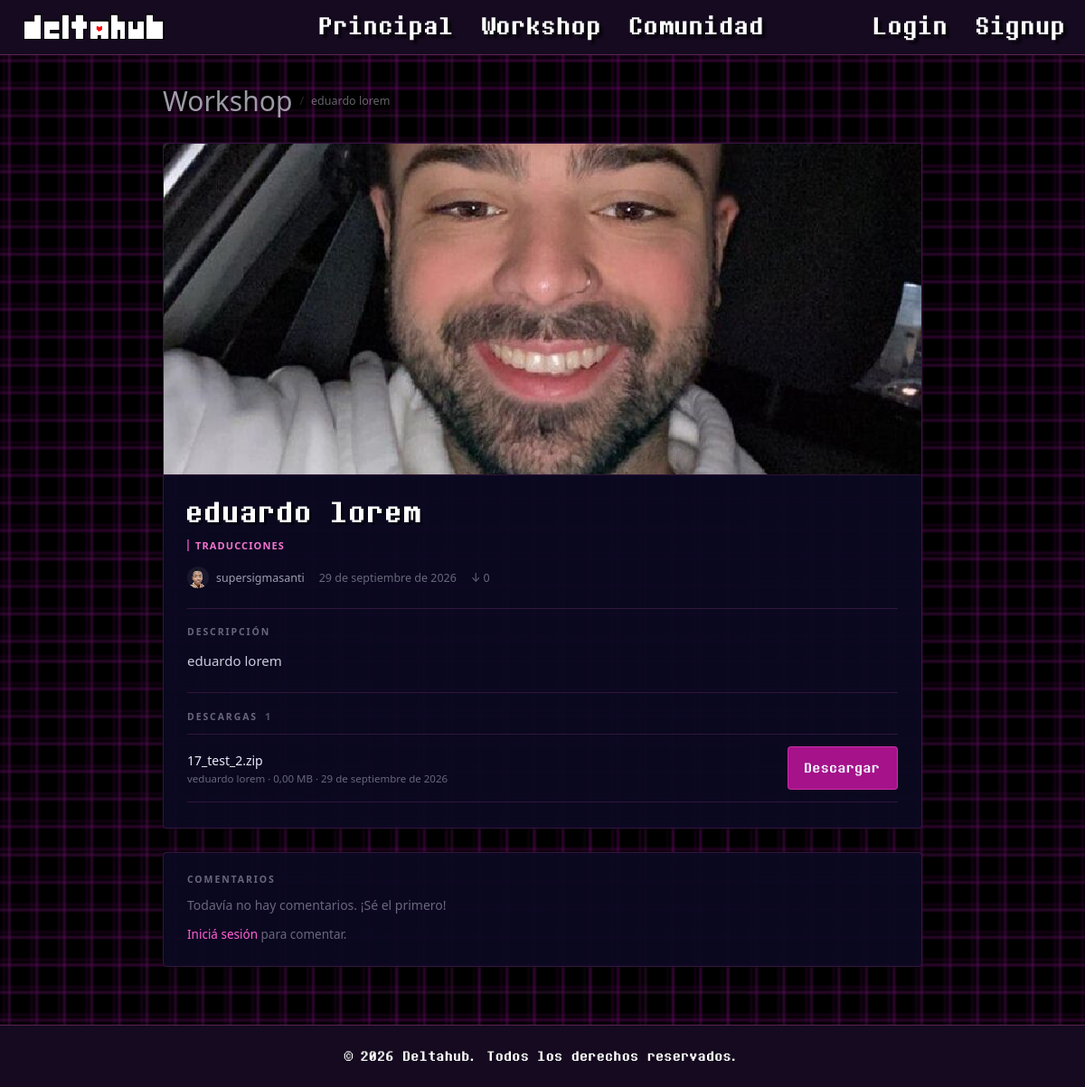
Screenshot of /item.php?id=17 with the database file from the repository.
### tables this page shows
CREATE TABLE `items` (
  `id` int(11) NOT NULL,
  `usuario_id` int(11) NOT NULL,
  `categoria_id` int(11) NOT NULL,
  `titulo` varchar(100) NOT NULL,
  `descripcion` text DEFAULT NULL,
  `imagen_portada` varchar(255) DEFAULT NULL,
  `fecha_publicacion` datetime DEFAULT current_timestamp(),
  `fecha_actualizacion` datetime DEFAULT NULL,
  `descargas` int(11) DEFAULT 0
);

CREATE TABLE `categorias` (
  `id` int(11) NOT NULL,
  `nombre` varchar(50) NOT NULL
);

CREATE TABLE `usuarios` (
  `id` int(11) NOT NULL,
  `nombre_usuario` varchar(50) NOT NULL,
  `email` varchar(100) NOT NULL,
  `password_hash` varchar(255) NOT NULL,
  `avatar_url` varchar(255) DEFAULT NULL,
  `banner_url` varchar(255) DEFAULT NULL,
  `fecha_registro` datetime DEFAULT current_timestamp(),
  `rol` enum('usuario','moderador','admin') DEFAULT 'usuario',
  `bio` text DEFAULT NULL
);

CREATE TABLE `archivos` (
  `id` int(11) NOT NULL,
  `item_id` int(11) NOT NULL,
  `version` varchar(20) DEFAULT NULL,
  `url_archivo` varchar(255) NOT NULL,
  `tamano_mb` decimal(6,2) DEFAULT NULL,
  `fecha_subida` datetime DEFAULT current_timestamp()
);

### item.php (the view, shortened to what this page needs)
<?php
require_once "config/database.php";
function fecha_espanol($fecha) {
    $meses = [
        1  => "enero",
        2  => "febrero",
        3  => "marzo",
        4  => "abril",
        5  => "mayo",
        6  => "junio",
        7  => "julio",
        8  => "agosto",
        9  => "septiembre",
        10 => "octubre",
        11 => "noviembre",
        12 => "diciembre"
    ];
    $f = new DateTime($fecha);
    return $f->format("d") . " de " . $meses[(int)$f->format("n")] . " de " . $f->format("Y");
}
$id = (int)($_GET["id"] ?? 0);
$stmt = $pdo->prepare("
    SELECT items.*, usuarios.nombre_usuario, usuarios.avatar_url, categorias.nombre AS categoria_nombre
    FROM items
    JOIN usuarios ON items.usuario_id = usuarios.id
    JOIN categorias ON items.categoria_id = categorias.id
    WHERE items.id = :id
    LIMIT 1
");
$stmt->execute([":id" => $id]);
$item = $stmt->fetch(PDO::FETCH_ASSOC);
$no_encontrado = empty($item);
$archivos = [];
$comentarios = [];
if (!$no_encontrado) {
    $stmt = $pdo->prepare("SELECT * FROM archivos WHERE item_id = :id ORDER BY fecha_subida DESC");
    $stmt->execute([":id" => $id]);
    $archivos = $stmt->fetchAll(PDO::FETCH_ASSOC);
    $stmt = $pdo->prepare("
        SELECT comentarios.*, usuarios.nombre_usuario, usuarios.avatar_url
        FROM comentarios
        JOIN usuarios ON comentarios.usuario_id = usuarios.id
        WHERE comentarios.item_id = :id
        ORDER BY comentarios.fecha DESC
    ");
    $stmt->execute([":id" => $id]);
    $comentarios = $stmt->fetchAll(PDO::FETCH_ASSOC);
}
?>
<!DOCTYPE html>
<html lang="es">
<head>
    <link rel="stylesheet" href="style.css">
</head>
<body class="workshop">
    <header>
        <a href="index.php" class="header-logo-LoginRegister">
            <img src="imagenes/DeltahubLogo3px.png" alt="logo deltahub">
        </a>
        <a href="index.php" id="shadow">Principal</a>
        <a href="workshop.php" id="shadow">Workshop</a>
        <a href="community.html" id="shadow">Comunidad</a>
        <div class="auth">
            <?php if (isset($_SESSION["usuario_id"])): ?>
                <a href="perfil.php?id=<?php echo (int)$_SESSION["usuario_id"]; ?>" id="shadow">
                    <?php echo htmlspecialchars($_SESSION["nombre_usuario"]); ?>
                </a>
            <?php else: ?>
                <a href="login.html" id="shadow">
                    Login
                </a>
                <a href="register.html" id="shadow">
                    Signup
                </a>
            <?php endif; ?>
        </div>
    </header>
    <main class="item-layout">
        <?php if ($no_encontrado): ?>
            <div class="item-missing">
                <h1 class="item-missing-title">Contenido no encontrado</h1>
                <p class="item-missing-text">
                    Ese contenido no existe o fue eliminado.
                </p>
                <a href="workshop.php" class="item-back-link">Volver a la workshop</a>
            </div>
        <?php else: ?>
            <nav class="item-crumbs">
                <a href="workshop.php" class="item-crumb">Workshop</a>
                <span class="item-crumb-sep" aria-hidden="true">/</span>
                <span class="item-crumb-here"><?php echo htmlspecialchars($item["titulo"]); ?></span>
            </nav>
            <article class="item-card">
                <div class="item-cover">
                    <?php if (!empty($item["imagen_portada"])): ?>
                        <img src="<?php echo htmlspecialchars($item["imagen_portada"]); ?>" alt="Portada de <?php echo htmlspecialchars($item["titulo"]); ?>">
                    <?php else: ?>
                        <div class="ws-item-thumb-placeholder">
                            <?php echo htmlspecialchars(mb_strtoupper(mb_substr($item["categoria_nombre"], 0, 4), "UTF-8")); ?>
                        </div>
                    <?php endif; ?>
                </div>
                <div class="item-body">
                    <h1 class="item-title"><?php echo htmlspecialchars($item["titulo"]); ?></h1>
                    <p class="item-cat"><?php echo htmlspecialchars($item["categoria_nombre"]); ?></p>
                    <div class="item-meta">
                        <a class="item-author"
                           href="perfil.php?id=<?php echo (int)$item['usuario_id']; ?>"
                           title="Perfil de <?php echo htmlspecialchars($item['nombre_usuario']); ?>">
                            <img
                            class="item-author-avatar"
                            src="<?php echo htmlspecialchars($item['avatar_url']); ?>"
                            alt="Avatar de <?php echo htmlspecialchars($item['nombre_usuario']); ?>"
                            >
                            <span><?php echo htmlspecialchars($item["nombre_usuario"]); ?></span>
                        </a>
                        <span class="item-date"><?php echo htmlspecialchars(fecha_espanol($item["fecha_publicacion"])); ?></span>
                        <span class="item-downloads">↓ <?php echo (int)$item["descargas"]; ?></span>
                    </div>
                    <div class="item-rule"></div>
                    <h2 class="item-section-title">Descripción</h2>
                    <p class="item-desc"><?php echo nl2br(htmlspecialchars($item["descripcion"] ?: "Sin descripción.")); ?></p>
                    <div class="item-rule"></div>
                    <h2 class="item-section-title">
                        Descargas
                        <?php if (count($archivos) > 0): ?>
                            <span class="item-section-count"><?php echo count($archivos); ?></span>
                        <?php endif; ?>
                    </h2>
                    <?php if (empty($archivos)): ?>
                        <p class="item-note">Este contenido todavía no tiene archivos disponibles.</p>
                    <?php else: ?>
                        <div class="item-files">
                            <?php foreach ($archivos as $archivo): ?>
                                <div class="file-row">
                                    <div class="file-info">
                                        <span class="file-name">
                                            <?php echo htmlspecialchars(basename($archivo["url_archivo"])); ?>
                                        </span>
                                        <span class="file-detail">
                                            v<?php echo htmlspecialchars($archivo["version"] ?? "1.0"); ?>
                                            · <?php echo number_format((float)$archivo["tamano_mb"], 2, ',', '.'); ?> MB
                                            · <?php echo htmlspecialchars(fecha_espanol($archivo["fecha_subida"])); ?>
                                        </span>
                                    </div>
                                    <a href="descargar.php?id=<?php echo (int)$item["id"]; ?>" class="btn-download">Descargar</a>
                                </div>
                            <?php endforeach; ?>
                        </div>
                    <?php endif; ?>
                </div>
            </article>
            <section class="comments-card" id="comentarios">
                <h2 class="item-section-title">
                    Comentarios
                </h2>
                <?php if (empty($comentarios)): ?>
                    <p class="item-note">Todavía no hay comentarios. ¡Sé el primero!</p>
                <?php endif; ?>
                <?php if (isset($_SESSION["usuario_id"])): ?>
                    <div class="item-rule"></div>
                    <form class="item-form" action="item.php?id=<?php echo (int)$item["id"]; ?>#comentarios" method="POST">
                        <label class="item-form-label" for="contenido">Dejá tu comentario</label>
                        <textarea id="contenido" name="contenido" rows="3" maxlength="1000" placeholder="Contá tu opinión sobre este contenido..." required></textarea>
                        <label class="item-form-label" for="puntuacion">Puntuación (opcional)</label>
                        <select id="puntuacion" name="puntuacion">
                            <option value="">Sin puntuar</option>
                            <option value="5">★★★★★</option>
                            <option value="4">★★★★☆</option>
                            <option value="3">★★★☆☆</option>
                            <option value="2">★★☆☆☆</option>
                            <option value="1">★☆☆☆☆</option>
                        </select>
                        <button type="submit" class="btn-submit">Publicar comentario</button>
                    </form>
                <?php else: ?>
                    <p class="item-login-hint">
                        <a href="login.html">Iniciá sesión</a> para comentar.
                    </p>
                <?php endif; ?>
            </section>
        <?php endif; ?>
    </main>
    <footer>
        <p>&copy; 2026 Deltahub. Todos los derechos reservados.</p>
    </footer>
</body>
</html>

### rows the page displays
items: titulo "eduardo lorem", imagen_portada (picture), categoria.nombre "TRADUCCIONES", usuario.avatar_url (picture), usuario.nombre_usuario "supersigmasanti", fecha_publicacion "29 de septiembre de 2026", descargas "0", descripcion "eduardo lorem"
archivos: url_archivo "17_test_2.zip", version "eduardo lorem", tamano_mb "0,00", fecha_subida "29 de septiembre de 2026"

### other values shown
count($archivos) "1"
